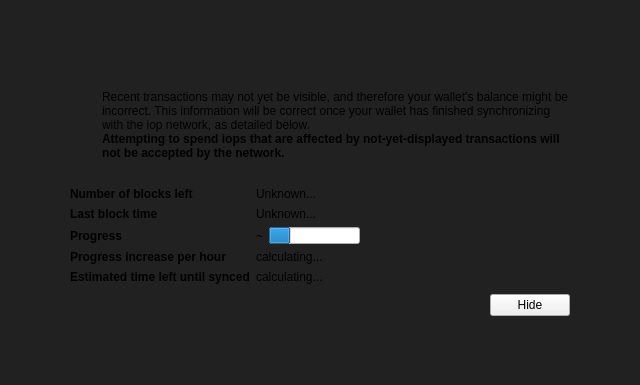
<?xml version="1.0" encoding="UTF-8"?>
<ui version="4.0">
 <class>ModalOverlay</class>
 <widget class="ModalOverlay" name="ModalOverlay">
  <property name="geometry">
   <rect>
    <x>0</x>
    <y>0</y>
    <width>640</width>
    <height>385</height>
   </rect>
  </property>
  <property name="windowTitle">
   <string>Form</string>
  </property>
  <layout class="QVBoxLayout" name="verticalLayout" stretch="0">
   <property name="sizeConstraint">
    <enum>QLayout::SetDefaultConstraint</enum>
   </property>
   <property name="leftMargin">
    <number>0</number>
   </property>
   <property name="topMargin">
    <number>0</number>
   </property>
   <property name="rightMargin">
    <number>0</number>
   </property>
   <property name="bottomMargin">
    <number>0</number>
   </property>
   <item>
    <widget class="QWidget" name="bgWidget" native="true">
     <property name="styleSheet">
      <string notr="true">#bgWidget { background: rgba(0,0,0,220); }</string>
     </property>
     <layout class="QVBoxLayout" name="verticalLayoutMain" stretch="1">
      <property name="leftMargin">
       <number>60</number>
      </property>
      <property name="topMargin">
       <number>60</number>
      </property>
      <property name="rightMargin">
       <number>60</number>
      </property>
      <property name="bottomMargin">
       <number>60</number>
      </property>
      <item>
       <widget class="QWidget" name="contentWidget" native="true">
        <property name="styleSheet">
         <string notr="true">#contentWidget { background: rgba(45,45,45); border-radius: 6px; }
                    QPushButton { background-color: rgb(45,45,45); color: rgb(12,175,165); border-width: 1px; padding: 6px; border-style: outset; border-radius: 5px ; border-color: rgb(12,175,165); }
                    QPushButton:hover { background: rgb(31,31,31); }; 
                    </string>
        </property>
        <layout class="QVBoxLayout" name="verticalLayoutSub" stretch="1,0,0,0">
         <property name="spacing">
          <number>0</number>
         </property>
         <property name="leftMargin">
          <number>10</number>
         </property>
         <property name="topMargin">
          <number>10</number>
         </property>
         <property name="rightMargin">
          <number>10</number>
         </property>
         <property name="bottomMargin">
          <number>10</number>
         </property>
         <item>
          <layout class="QHBoxLayout" name="horizontalLayoutIconText" stretch="0,1">
           <property name="topMargin">
            <number>20</number>
           </property>
           <item>
            <layout class="QVBoxLayout" name="verticalLayoutIcon">
             <property name="leftMargin">
              <number>0</number>
             </property>
             <item>
              <widget class="QPushButton" name="warningIcon">
               <property name="enabled">
                <bool>false</bool>
               </property>
               <property name="styleSheet">
                <string notr="true">border: none </string>
              </property>
               <property name="text">
                <string/>
               </property>
               <property name="icon">
                <iconset>
                 <normaloff>:/icons/warning</normaloff>
                 <disabledoff>:/icons/warning</disabledoff>:/icons/warning</iconset>
               </property>
               <property name="iconSize">
                <size>
                 <width>48</width>
                 <height>48</height>
                </size>
               </property>
               <property name="flat">
                <bool>true</bool>
               </property>
              </widget>
             </item>
             <item>
              <spacer name="verticalSpacerWarningIcon">
               <property name="orientation">
                <enum>Qt::Vertical</enum>
               </property>
               <property name="sizeHint" stdset="0">
                <size>
                 <width>20</width>
                 <height>40</height>
                </size>
               </property>
              </spacer>
             </item>
            </layout>
           </item>
           <item>
            <layout class="QVBoxLayout" name="verticalLayoutInfoText">
             <property name="leftMargin">
              <number>0</number>
             </property>
             <property name="topMargin">
              <number>0</number>
             </property>
             <item>
              <widget class="QLabel" name="infoText">
               <property name="text">
                <string>Recent transactions may not yet be visible, and therefore your wallet's balance might be incorrect. This information will be correct once your wallet has finished synchronizing with the iop network, as detailed below.</string>
               </property>
               <property name="textFormat">
                <enum>Qt::RichText</enum>
               </property>
               <property name="wordWrap">
                <bool>true</bool>
               </property>
              </widget>
             </item>
             <item>
              <widget class="QLabel" name="infoTextStrong">
               <property name="font">
                <font>
                 <weight>75</weight>
                 <bold>true</bold>
                </font>
               </property>
               <property name="text">
                <string>Attempting to spend iops that are affected by not-yet-displayed transactions will not be accepted by the network.</string>
               </property>
               <property name="textFormat">
                <enum>Qt::RichText</enum>
               </property>
               <property name="wordWrap">
                <bool>true</bool>
               </property>
              </widget>
             </item>
             <item>
              <spacer name="verticalSpacerInTextSpace">
               <property name="orientation">
                <enum>Qt::Vertical</enum>
               </property>
               <property name="sizeHint" stdset="0">
                <size>
                 <width>20</width>
                 <height>40</height>
                </size>
               </property>
              </spacer>
             </item>
            </layout>
           </item>
          </layout>
         </item>
         <item>
          <spacer name="verticalSpacerAfterText">
           <property name="orientation">
            <enum>Qt::Vertical</enum>
           </property>
           <property name="sizeHint" stdset="0">
            <size>
             <width>20</width>
             <height>40</height>
            </size>
           </property>
          </spacer>
         </item>
         <item>
          <layout class="QFormLayout" name="formLayout">
           <property name="fieldGrowthPolicy">
            <enum>QFormLayout::FieldsStayAtSizeHint</enum>
           </property>
           <property name="horizontalSpacing">
            <number>6</number>
           </property>
           <property name="verticalSpacing">
            <number>6</number>
           </property>
           <property name="topMargin">
            <number>10</number>
           </property>
           <item row="0" column="0">
            <widget class="QLabel" name="labelNumberOfBlocksLeft">
             <property name="font">
              <font>
               <weight>75</weight>
               <bold>true</bold>
              </font>
             </property>
             <property name="text">
              <string>Number of blocks left</string>
             </property>
            </widget>
           </item>
           <item row="0" column="1">
            <widget class="QLabel" name="numberOfBlocksLeft">
             <property name="text">
              <string>Unknown...</string>
             </property>
            </widget>
           </item>
           <item row="1" column="0">
            <widget class="QLabel" name="labelLastBlockTime">
             <property name="font">
              <font>
               <weight>75</weight>
               <bold>true</bold>
              </font>
             </property>
             <property name="text">
              <string>Last block time</string>
             </property>
            </widget>
           </item>
           <item row="1" column="1">
            <widget class="QLabel" name="newestBlockDate">
             <property name="sizePolicy">
              <sizepolicy hsizetype="Maximum" vsizetype="Preferred">
               <horstretch>0</horstretch>
               <verstretch>0</verstretch>
              </sizepolicy>
             </property>
             <property name="text">
              <string>Unknown...</string>
             </property>
            </widget>
           </item>
           <item row="2" column="0">
            <widget class="QLabel" name="labelSyncDone">
             <property name="font">
              <font>
               <weight>75</weight>
               <bold>true</bold>
              </font>
             </property>
             <property name="text">
              <string>Progress</string>
             </property>
            </widget>
           </item>
           <item row="2" column="1">
            <layout class="QHBoxLayout" name="horizontalLayoutSync" stretch="0,1">
             <item>
              <widget class="QLabel" name="percentageProgress">
               <property name="text">
                <string notr="true">~</string>
               </property>
              </widget>
             </item>
             <item>
              <widget class="QProgressBar" name="progressBar">
               <property name="value">
                <number>24</number>
               </property>
               <property name="format">
                <string/>
               </property>
              </widget>
             </item>
            </layout>
           </item>
           <item row="4" column="0">
            <widget class="QLabel" name="labelProgressIncrease">
             <property name="font">
              <font>
               <weight>75</weight>
               <bold>true</bold>
              </font>
             </property>
             <property name="text">
              <string>Progress increase per hour</string>
             </property>
            </widget>
           </item>
           <item row="4" column="1">
            <widget class="QLabel" name="progressIncreasePerH">
             <property name="text">
              <string>calculating...</string>
             </property>
            </widget>
           </item>
           <item row="5" column="0">
            <widget class="QLabel" name="labelEstimatedTimeLeft">
             <property name="font">
              <font>
               <weight>75</weight>
               <bold>true</bold>
              </font>
             </property>
             <property name="text">
              <string>Estimated time left until synced</string>
             </property>
            </widget>
           </item>
           <item row="5" column="1">
            <widget class="QLabel" name="expectedTimeLeft">
             <property name="text">
              <string>calculating...</string>
             </property>
            </widget>
           </item>
          </layout>
         </item>
         <item>
          <layout class="QHBoxLayout" name="horizontalLayoutButtons">
           <property name="leftMargin">
            <number>10</number>
           </property>
           <property name="topMargin">
            <number>10</number>
           </property>
           <item>
            <spacer name="horizontalSpacer">
             <property name="orientation">
              <enum>Qt::Horizontal</enum>
             </property>
             <property name="sizeHint" stdset="0">
              <size>
               <width>40</width>
               <height>20</height>
              </size>
             </property>
            </spacer>
           </item>
           <item>
            <widget class="QPushButton" name="closeButton">
             <property name="text">
              <string>Hide</string>
             </property>
            </widget>
           </item>
          </layout>
         </item>
        </layout>
       </widget>
      </item>
     </layout>
    </widget>
   </item>
  </layout>
 </widget>
 <customwidgets>
  <customwidget>
   <class>ModalOverlay</class>
   <extends>QWidget</extends>
   <header>modaloverlay.h</header>
   <container>1</container>
  </customwidget>
 </customwidgets>
 <resources/>
 <connections/>
</ui>
